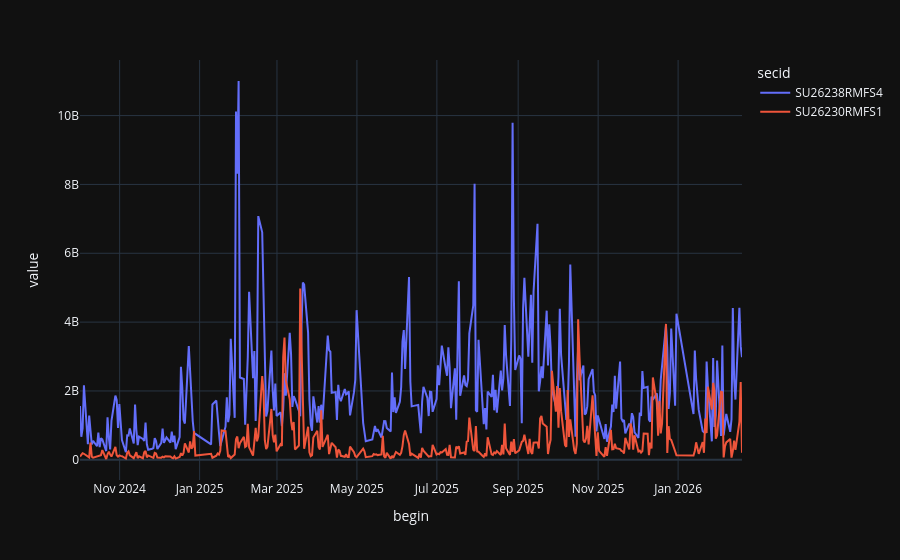

The code cell stored with this chart in its notebook:
### Code cell
secids = [OFZ[26245].secid, OFZ[26246].secid, OFZ[26225].secid][1:]
secids = [OFZ[26238].secid, OFZ[26230].secid]
df['adv'].loc[secids].unstack().T.fillna(0.).plot(backend='plotly')

### Figure 1 — Plotly figure (JSON) as saved in the notebook; plotly's stock layout.template omitted (floating-point values rounded to 4 significant figures; data arrays with more than 128 entries replaced by an {"elided": "..."} marker saying what was removed)
{"data": [{"hovertemplate": "secid=SU26238RMFS4<br>begin=%{x}<br>value=%{y}<extra></extra>", "legendgroup": "SU26238RMFS4", "line": {"color": "#636efa", "dash": "solid"}, "marker": {"symbol": "circle"}, "mode": "lines", "name": "SU26238RMFS4", "orientation": "v", "showlegend": true, "x": {"elided": "340 str values"}, "xaxis": "x", "y": {"elided": "340 float values"}, "yaxis": "y", "type": "scatter"}, {"hovertemplate": "secid=SU26230RMFS1<br>begin=%{x}<br>value=%{y}<extra></extra>", "legendgroup": "SU26230RMFS1", "line": {"color": "#EF553B", "dash": "solid"}, "marker": {"symbol": "circle"}, "mode": "lines", "name": "SU26230RMFS1", "orientation": "v", "showlegend": true, "x": {"elided": "340 str values"}, "xaxis": "x", "y": {"elided": "340 float values"}, "yaxis": "y", "type": "scatter"}], "layout": {"xaxis": {"anchor": "y", "domain": [0.0, 1.0], "title": {"text": "begin"}}, "yaxis": {"anchor": "x", "domain": [0.0, 1.0], "title": {"text": "value"}}, "legend": {"title": {"text": "secid"}, "tracegroupgap": 0}, "margin": {"t": 60}}}
